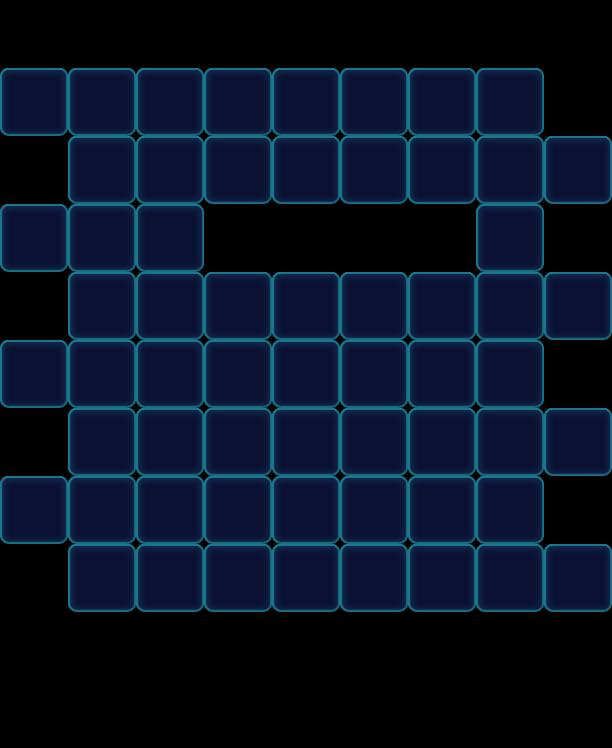

The image is a tile-based game level rendered from a .tmx file. Its description and source (layers, tilesets, objects; grid data summarised) follow:
An orthogonal 9x11 tile map with 68x68 px tiles, 1 tile layer (Valid), 2 tilesets and 21 objects (17x Factory_Normal, 4x Boss).

<map version="1.0" orientation="orthogonal" width="9" height="11" tilewidth="68" tileheight="68">
 <tileset firstgid="1" name="game_grid1" tilewidth="68" tileheight="68">
  <image source="game_grid1.png" width="68" height="68" />
 </tileset>
 <tileset firstgid="2" name="map" tilewidth="68" tileheight="68">
  <image source="map.png" width="1024" height="1024" />
 </tileset>
 <layer name="Valid" width="9" height="11">
  <data>[99 cells, 60 non-empty, 1 distinct tile ids]</data>
 </layer>
 <objectgroup name="BottomObj" width="9" height="11" />
 <objectgroup name="MiddleObj" width="9" height="11" />
 <objectgroup color="#000000" name="TopObj" width="9" height="11">
  <object name="10" type="Factory_Normal" x="136" y="0" width="68" height="68">
   <properties>
    <property name="FactoryColorsConfig" value="Blue,Green,Yellow,Pink,Purple" />
   </properties>
  </object>
  <object name="10" type="Factory_Normal" x="204" y="0" width="68" height="68">
   <properties>
    <property name="FactoryColorsConfig" value="Blue,Green,Yellow,Pink,Purple" />
   </properties>
  </object>
  <object name="10" type="Factory_Normal" x="272" y="0" width="68" height="68">
   <properties>
    <property name="FactoryColorsConfig" value="Blue,Green,Yellow,Pink,Purple" />
   </properties>
  </object>
  <object name="10" type="Factory_Normal" x="340" y="0" width="68" height="68">
   <properties>
    <property name="FactoryColorsConfig" value="Blue,Green,Yellow,Pink,Purple" />
   </properties>
  </object>
  <object name="10" type="Factory_Normal" x="408" y="0" width="68" height="68">
   <properties>
    <property name="FactoryColorsConfig" value="Blue,Green,Yellow,Pink,Purple" />
   </properties>
  </object>
  <object name="10" type="Factory_Normal" x="476" y="0" width="68" height="68">
   <properties>
    <property name="FactoryColorsConfig" value="Blue,Green,Yellow,Pink,Purple" />
   </properties>
  </object>
  <object name="10" type="Factory_Normal" x="544" y="68" width="68" height="68">
   <properties>
    <property name="FactoryColorsConfig" value="Blue,Green,Yellow,Pink,Purple" />
   </properties>
  </object>
  <object name="10" type="Factory_Normal" x="68" y="0" width="68" height="68">
   <properties>
    <property name="FactoryColorsConfig" value="Blue,Green,Yellow,Pink,Purple" />
   </properties>
  </object>
  <object name="10" type="Boss" x="272" y="272" width="68" height="68">
   <properties>
    <property name="BossName" value="ColorRight" />
    <property name="BossType" value="ColorBoss" />
    <property name="BossTypeConfig" value="Yellow,Pink" />
   </properties>
  </object>
  <object name="10" type="Factory_Normal" x="544" y="204" width="68" height="68">
   <properties>
    <property name="FactoryColorsConfig" value="Blue,Green,Yellow,Pink,Purple" />
   </properties>
  </object>
  <object name="10" type="Factory_Normal" x="204" y="204" width="68" height="68">
   <properties>
    <property name="FactoryColorsConfig" value="Blue,Green,Yellow,Pink,Purple" />
   </properties>
  </object>
  <object name="10" type="Factory_Normal" x="408" y="204" width="68" height="68">
   <properties>
    <property name="FactoryColorsConfig" value="Blue,Green,Yellow,Pink,Purple" />
   </properties>
  </object>
  <object name="10" type="Factory_Normal" x="544" y="340" width="68" height="68">
   <properties>
    <property name="FactoryColorsConfig" value="Blue,Green,Yellow,Pink,Purple" />
   </properties>
  </object>
  <object name="10" type="Factory_Normal" x="544" y="476" width="68" height="68">
   <properties>
    <property name="FactoryColorsConfig" value="Blue,Green,Yellow,Pink,Purple" />
   </properties>
  </object>
  <object name="10" type="Factory_Normal" x="0" y="408" width="68" height="68">
   <properties>
    <property name="FactoryColorsConfig" value="Blue,Green,Yellow,Pink,Purple" />
   </properties>
  </object>
  <object name="10" type="Factory_Normal" x="0" y="272" width="68" height="68">
   <properties>
    <property name="FactoryColorsConfig" value="Blue,Green,Yellow,Pink,Purple" />
   </properties>
  </object>
  <object name="10" type="Factory_Normal" x="0" y="136" width="68" height="68">
   <properties>
    <property name="FactoryColorsConfig" value="Blue,Green,Yellow,Pink,Purple" />
   </properties>
  </object>
  <object name="10" type="Boss" x="340" y="272" width="68" height="68">
   <properties>
    <property name="BossName" value="ColorRight" />
    <property name="BossType" value="ColorBoss" />
    <property name="BossTypeConfig" value="Yellow,Pink" />
   </properties>
  </object>
  <object name="10" type="Boss" x="272" y="340" width="68" height="68">
   <properties>
    <property name="BossName" value="ColorRight" />
    <property name="BossType" value="ColorBoss" />
    <property name="BossTypeConfig" value="Yellow,Pink" />
   </properties>
  </object>
  <object name="10" type="Boss" x="340" y="340" width="68" height="68">
   <properties>
    <property name="BossName" value="ColorRight" />
    <property name="BossType" value="ColorBoss" />
    <property name="BossTypeConfig" value="Yellow,Pink" />
   </properties>
  </object>
  <object name="10" type="Factory_Normal" x="0" y="0" width="68" height="68">
   <properties>
    <property name="FactoryColorsConfig" value="Blue,Green,Yellow,Pink,Purple" />
   </properties>
  </object>
 </objectgroup>
</map>
